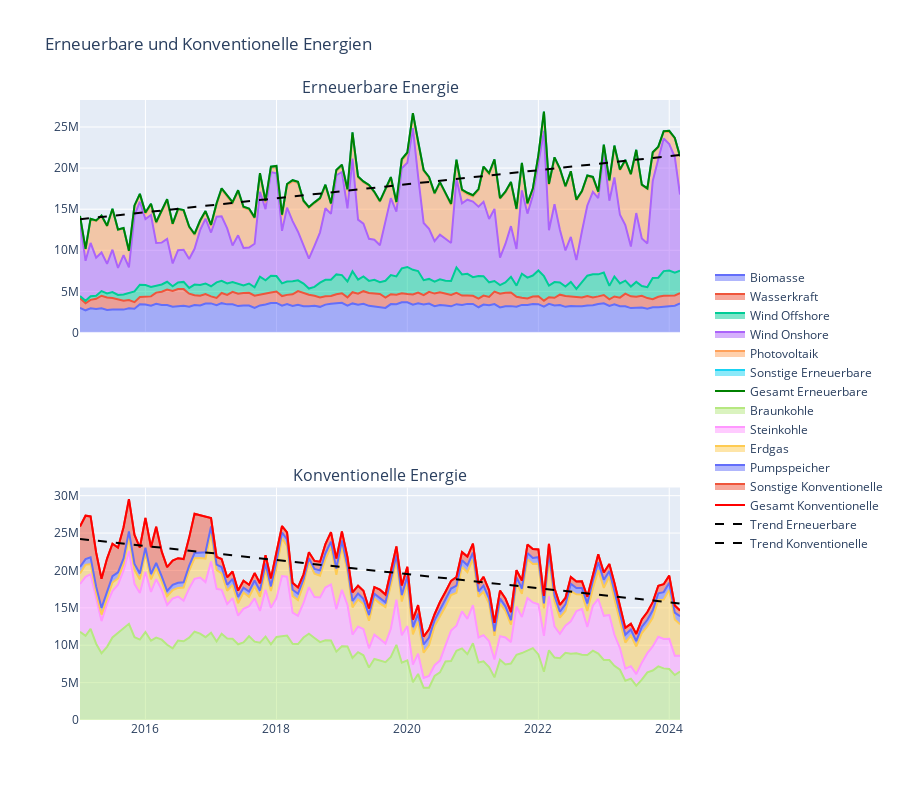

Source (notebook cell):
### Code cell
from plotly.subplots import make_subplots
import plotly.graph_objects as go
import pandas as pd
import numpy as np

# Read the data
combined_2015_2024 = pd.read_csv("Data/SMARD/combined_2015_2024.csv")

# Convert 'Datum' to datetime
combined_2015_2024['Datum'] = pd.to_datetime(combined_2015_2024['Datum'], format='%d.%m.%Y')

# Define order for stacking
stack_order = ['Biomasse', 'Wasserkraft', 'Wind Offshore', 'Wind Onshore', 'Photovoltaik', 'Sonstige Erneuerbare']

# Create a DataFrame for stacked area chart
stacked_df = combined_2015_2024[['Datum']].copy()
stacked_df['Gesamt Erneuerbare'] = combined_2015_2024[stack_order].sum(axis=1)
stacked_df[stack_order] = combined_2015_2024[stack_order]

# Define colors for the lines
colors = {'Gesamt Erneuerbare': 'green', 'Biomasse': 'lightgreen', 'Wasserkraft': 'lightgreen', 'Wind Offshore': 'lightgreen', 'Wind Onshore': 'lightgreen', 'Photovoltaik': 'lightgreen', 'Sonstige Erneuerbare': 'lightgreen'}

# Create subplot layout
fig = make_subplots(rows=2, cols=1, subplot_titles=("Erneuerbare Energie", "Konventionelle Energie"), shared_xaxes=True)

# Plot renewable energy
for source in stack_order:
    fig.add_trace(go.Scatter(x=stacked_df['Datum'], y=stacked_df[source], mode='lines', name=source, stackgroup='erneuerbare'), row=1, col=1)

# Plot the "Gesamt Erneuerbare" line
fig.add_trace(go.Scatter(x=stacked_df['Datum'], y=stacked_df['Gesamt Erneuerbare'], mode='lines', line=dict(color='green', width=2), name='Gesamt Erneuerbare'), row=1, col=1)

# Define order for conventional stacking
conventional_order = ['Braunkohle', 'Steinkohle', 'Erdgas', 'Pumpspeicher', 'Sonstige Konventionelle']

# Create a DataFrame for conventional stacked area chart
conventional_df = combined_2015_2024[['Datum']].copy()
conventional_df['Gesamt Konventionelle'] = combined_2015_2024[conventional_order].sum(axis=1)
conventional_df[conventional_order] = combined_2015_2024[conventional_order]

# Plot conventional energy
for source in conventional_order:
    fig.add_trace(go.Scatter(x=conventional_df['Datum'], y=conventional_df[source], mode='lines', name=source, stackgroup='konventionelle'), row=2, col=1)

# Plot the "Gesamt Konventionelle" line
fig.add_trace(go.Scatter(x=conventional_df['Datum'], y=conventional_df['Gesamt Konventionelle'], mode='lines', line=dict(color='red', width=2), name='Gesamt Konventionelle'), row=2, col=1)

# Calculate trend lines
stacked_df['Trend_Erneuerbare'] = np.poly1d(np.polyfit(stacked_df.index, stacked_df['Gesamt Erneuerbare'], 1))(stacked_df.index)
conventional_df['Trend_Konventionelle'] = np.poly1d(np.polyfit(conventional_df.index, conventional_df['Gesamt Konventionelle'], 1))(conventional_df.index)

# Plot trend lines
fig.add_trace(go.Scatter(x=stacked_df['Datum'], y=stacked_df['Trend_Erneuerbare'], mode='lines', line=dict(color='black', dash='dash'), name='Trend Erneuerbare'), row=1, col=1)
fig.add_trace(go.Scatter(x=conventional_df['Datum'], y=conventional_df['Trend_Konventionelle'], mode='lines', line=dict(color='black', dash='dash'), name='Trend Konventionelle'), row=2, col=1)

# Update layout
fig.update_layout(height=800, width=None, title_text="Erneuerbare und Konventionelle Energien",
                  legend=dict(x=1.05, y=0.5, traceorder='normal', font=dict(size=12)))

# Show the plot
fig.show()
